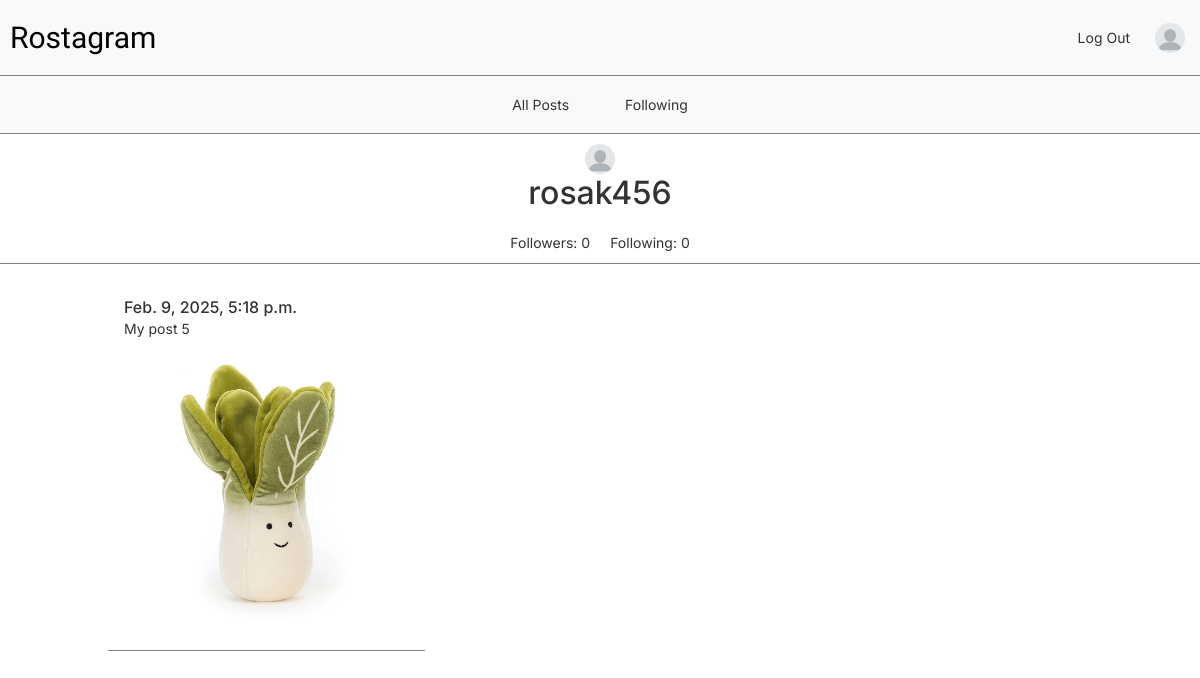
The page /profile/rosak456/ (signed in) on the database as committed earlier.
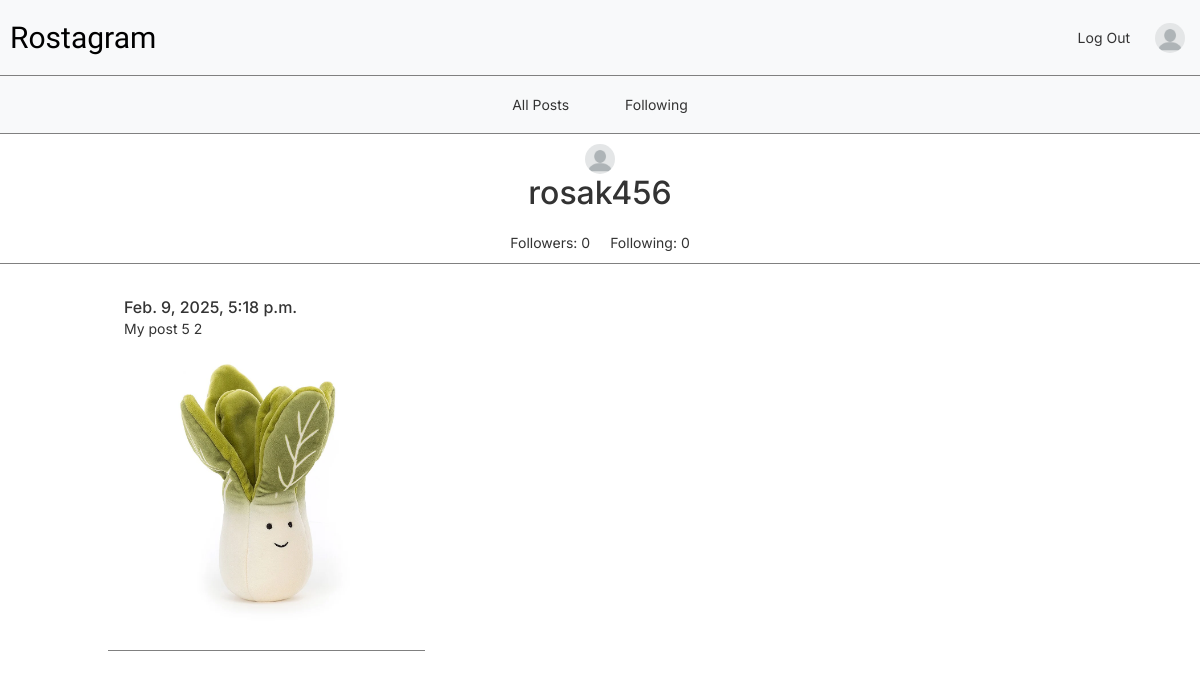
The same page on the database as committed later.
### network/models.py (models this page shows)
class Post(models.Model):
    user = models.ForeignKey(User, on_delete=models.CASCADE, related_name='posts', null=True)
    created_at = models.DateTimeField(auto_now_add=True)
    content = models.TextField(blank=True, default=None, null=True)
    image = models.ImageField(upload_to="images/Post/%d/%m/%y")

### network/views.py (the view)
# urls.py: path("profile/<str:username>/", views.profile_view, name="profile"),
def profile_view(request, username):
    profile_user = User.objects.get(username=username)
    posts = Post.objects.filter(user=profile_user).order_by("-created_at")
    print(posts.query)
    is_following = Follow.objects.filter(users=profile_user, follower=request.user).exists()
    return render(request, "network/profile.html", {
        "posts": posts,
        "profile_user": profile_user,
        "is_following": is_following,
    })

### network/templates/network/profile.html (shortened to what this page needs)
{% extends "network/layout.html" %}
{% block body %}
    <div class="page-heading">
        <img src="{{ profile_user.profile_picture.url }}" class="profile-img">
        <h2>{{ profile_user.username }}</h2>
    </div>
    <div class="profile-follow-container">
        <p class="follow-count" id="follow-count-{{ profile_user.username }}">Followers: {{ profile_user.followers.count }}</p>
        <p>Following: {{ profile_user.following.count }}</p>
    </div>
    <div class="all-posts-container">
    {% for post in posts %}
        <div class="post-container">
            <div class="post-details" id="post-{{ post.id }}">
                <h5>{{ post.created_at }}</h5>
                <p>{{ post.content }}</p>
            </div>
            <img src="{{ post.image.url }}" class="post-img">
        </div>
    {% endfor %}
    </div>
{% endblock %}

Rows that differ between the two databases and show on the page:
changed Post: content "My post 5" → "My post 5 2"
